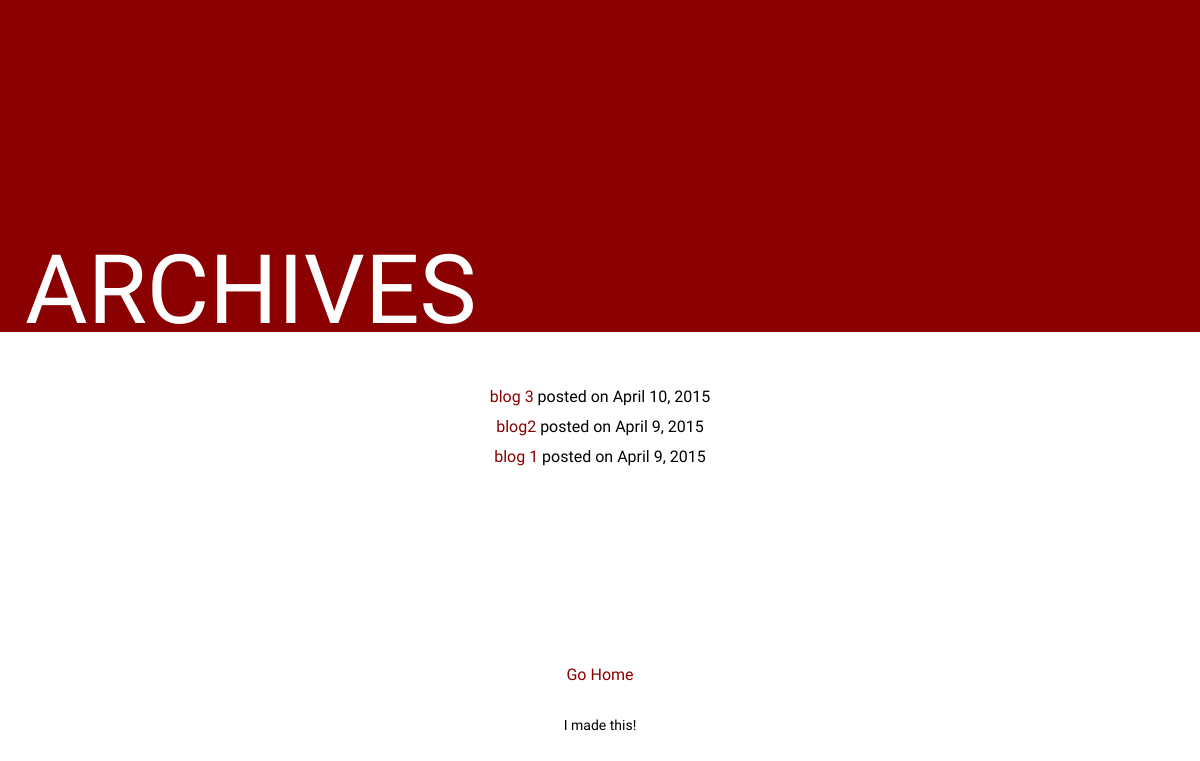
The app's page /blog/archives/, older data.
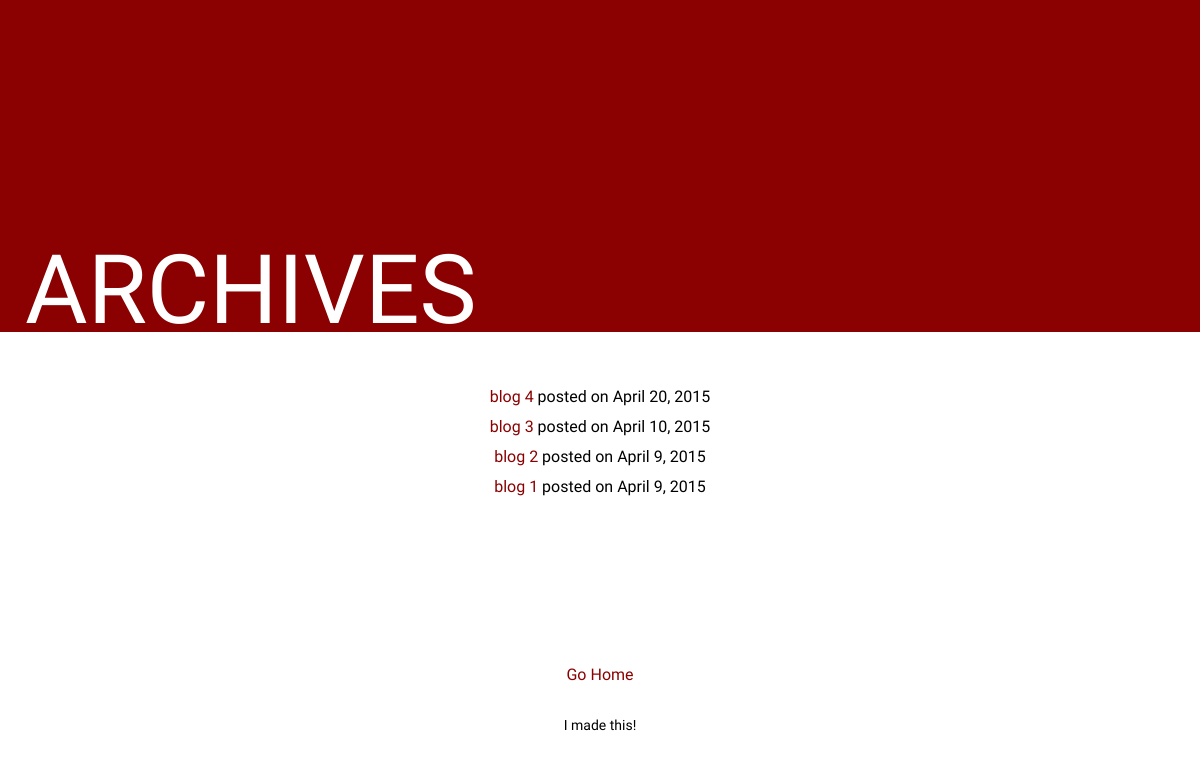
The same page, newer data.
### blog/models.py (models this page shows, shortened)
class Blog(models.Model):
	title = models.CharField(max_length=100, unique=True)
	slug = models.SlugField(max_length=100, unique=True)
	author = models.CharField(max_length=100, default='yolo')
	body = models.TextField()
	posted = models.DateField(db_index=True, auto_now_add=True)
	category = models.ManyToManyField(Category)

### blog/views.py (the view)
def view_archives(request):
	posts = Blog.objects.all().order_by('posted')[::-1]
	first = posts[0].posted
	return render_to_response('blog/view_archives.html', {
		'posts': posts,
	})

### blog/templates/blog/view_archives.html (shortened to what this page needs)
{% extends 'blog/base.html' %}
{% block title %} Archives {% endblock %}
{% block content %}
	<div class="align-center post-body">
	{% if posts %}
	<ul>
		{% for post in posts %}
		<li><a href="{% url 'blog:view_blog_post' post.slug %}">{{ post.title }}</a> posted on {{ post.posted }}</li>
		{% endfor %}
	</ul>
	{% else %}
		<p>There's nothing yet</p>
	{% endif %}
	</div>
{% endblock %}

Row changes from the older to the newer data that the page shows:
added Blog: title "blog 4", posted "April 20, 2015"
changed Blog: title "blog2" → "blog 2"
